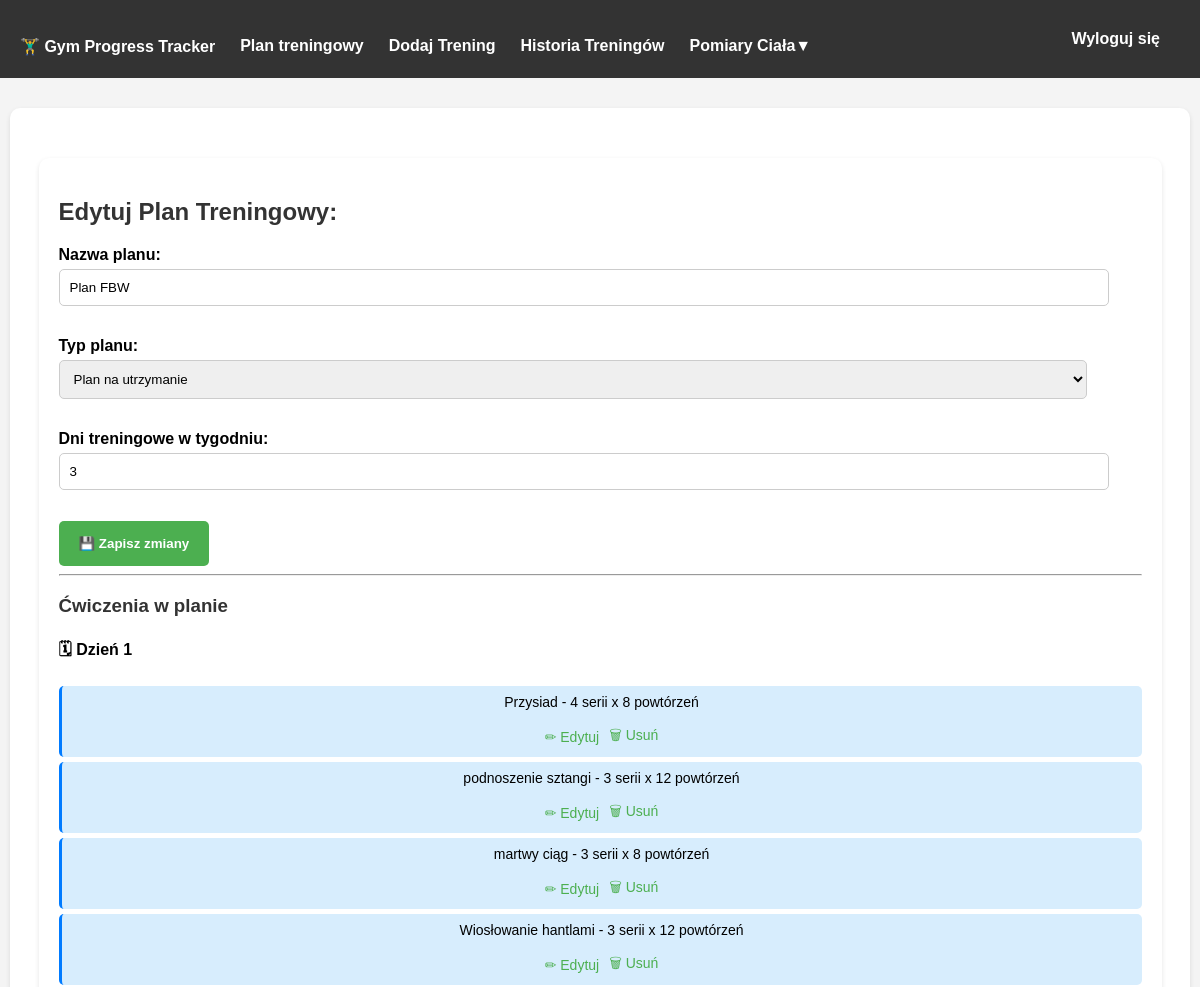
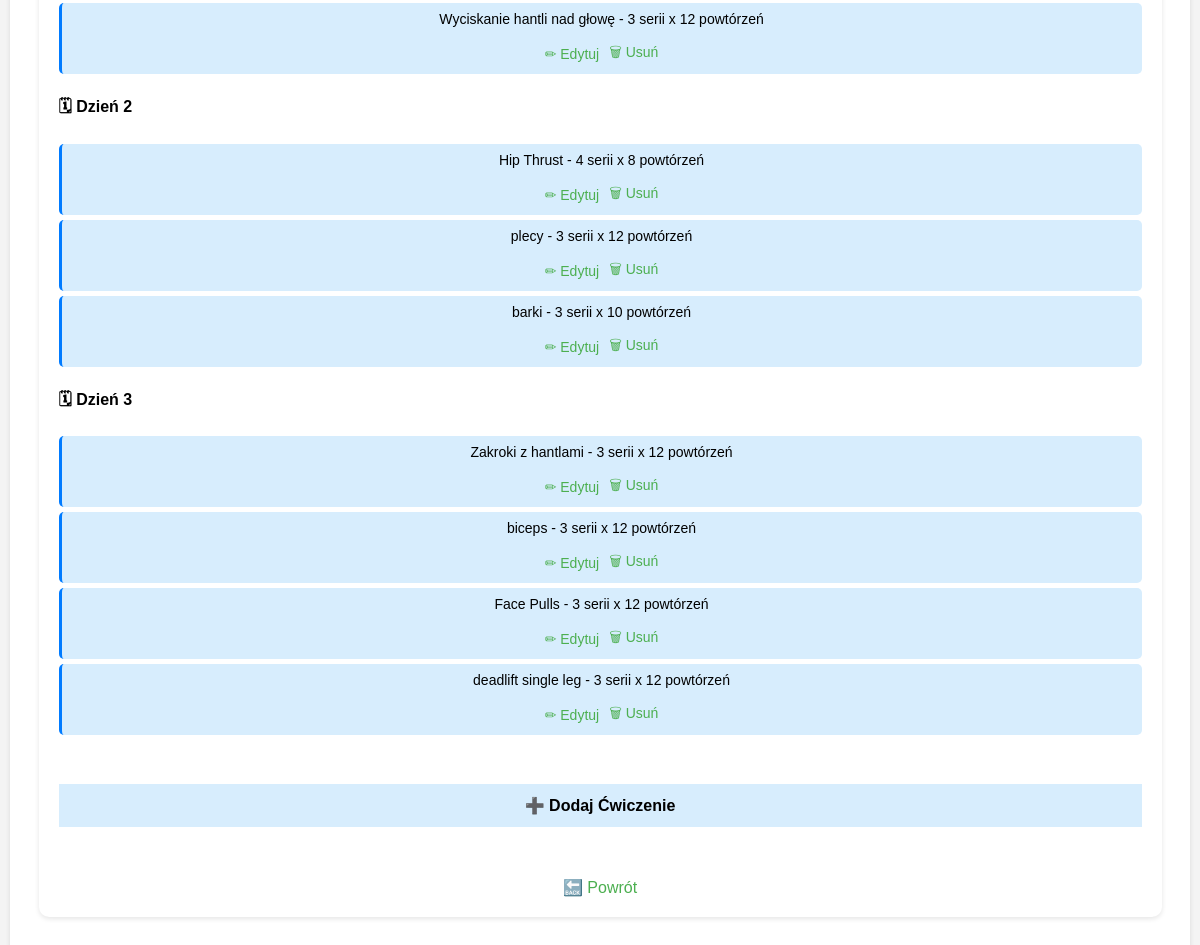
Screenshot of /edytuj_plan/1/ (signed in) with the database file from the repository (2 pictures, top to bottom).
### tracker/models.py (models this page shows, shortened)
class TrainingPlan(models.Model):
    PLAN_TYPE_CHOICES = [
        ('masa', 'Plan na masę'),
        ('redukcja', 'Plan na redukcję'),
        ('utrzymanie', 'Plan na utrzymanie'),
    ]
    user = models.ForeignKey(User, on_delete=models.CASCADE)
    name = models.CharField(max_length=100)
    plan_type = models.CharField(max_length=20, choices=PLAN_TYPE_CHOICES)
    days_per_week = models.IntegerField(
        validators=[MinValueValidator(1), MaxValueValidator(7)],
        verbose_name='Dni treningowe w tygodniu'
    )

class TrainingDay(models.Model):
    plan = models.ForeignKey("TrainingPlan", on_delete=models.CASCADE, related_name="training_days")
    day_number = models.IntegerField()

class Exercise(models.Model):
    training_day = models.ForeignKey(TrainingDay, on_delete=models.CASCADE, null=True, blank=True, related_name='exercises')
    nazwa = models.CharField(max_length=100, verbose_name="Nazwa ćwiczenia", default="cwiczenie")
    serie = models.IntegerField(verbose_name="Liczba serii", default= 3)
    powtorzenia = models.IntegerField(verbose_name="Liczba powtórzeń", default= 12)

### tracker/views.py (the view)
# urls.py: path("edytuj_plan/<int:plan_id>/", edit_training_plan, name="edit_training_plan"),
@login_required
def edit_training_plan(request, plan_id):
    plan = get_object_or_404(TrainingPlan, id=plan_id)
    exercises = Exercise.objects.filter(training_day__plan=plan)  # Pobierz ćwiczenia przypisane do planu
    if request.method == "POST":
        form = TrainingPlanForm(request.POST, instance=plan)
        if form.is_valid():
            form.save()
            return redirect("training_plans")  # Po edycji wracamy do listy planów
    else:
        form = TrainingPlanForm(instance=plan)
    return render(request, "tracker/edit_training_plan.html", {
        "form": form,
        "plan": plan,
        "exercises": exercises,
    })

### tracker/forms.py (shortened to what this page needs)
class TrainingPlanForm(forms.ModelForm):
    class Meta:
        model = TrainingPlan
        fields = ['name', 'plan_type', 'days_per_week']
        labels = {
            'name': 'Nazwa planu',
            'plan_type': 'Typ planu',
            'days_per_week': 'Dni treningowe w tygodniu',
        }
        widgets = {
            'days_per_week': forms.NumberInput(attrs={'min': 1, 'max': 7, 'required': 'required'}),
        }

### tracker/templates/tracker/edit_training_plan.html (shortened to what this page needs)
{% extends "tracker/base.html" %}
{% block content %}
<div class="container">
    <h2>Edytuj Plan Treningowy: {{ plan.nazwa }}</h2>
    <form method="post">
        {{ form.as_p }}
        <button type="submit" class="btn btn-success">💾 Zapisz zmiany</button>
    </form>
    <hr>
    <h3>Ćwiczenia w planie</h3>
    {% if plan.training_days.all %}
        {% for day in plan.training_days.all %}
            <div class="day-section p-3 mb-3 border rounded bg-light">
                <h4 class="fw-bold">🗓 Dzień {{ day.day_number }}</h4>
                <ul class="list-group">
                    {% for exercise in day.exercises.all %}
                        <li class="list-group-item d-flex justify-content-between align-items-center">
                            <span class="fw-bold">{{ exercise.nazwa }} - {{ exercise.serie }} serii x {{ exercise.powtorzenia }} powtórzeń</span>
                            <div style="display: flex; gap: 10px; align-items: center;">
                                <a href="{% url 'edit_exercise' exercise.id %}" class="btn btn-warning btn-sm">✏ Edytuj</a>
                                <a href="{% url 'delete_exercise' exercise.id %}" class="btn btn-danger btn-sm">🗑 Usuń</a>
                            </div>
                        </li>
                    {% empty %}
                        <li class="list-group-item">Brak ćwiczeń dla tego dnia.</li>
                    {% endfor %}
                </ul>
            </div>
        {% endfor %}
    {% else %}
        <p>Brak ćwiczeń w tym planie.</p>
    {% endif %}
    <br>
    <a href="{% url 'add_exercise_to_plan' plan.id %}" class="btn btn-primary">➕ Dodaj Ćwiczenie</a>
    <br><br>
    <a href="{% url 'training_plans' %}" class="btn btn-secondary">🔙 Powrót</a>
</div>
{% endblock %}

### tracker/templates/tracker/base.html (shortened to what this page needs)
<!DOCTYPE html>
<html lang="pl">
<head>
</head>
<body>
    <div class="navbar">
        <div class="nav-left">
            <a href="{% url 'dashboard' %}">🏋️‍♂️ Gym Progress Tracker</a>
            {% if user.is_authenticated %}
                <a href="{% url 'training_plans' %}">Plan treningowy</a>
                <a href="{% url 'add_workout' %}">Dodaj Trening</a>
                <a href="{% url 'workout_history' %}">Historia Treningów</a>
                <div class="dropdown">
                    <a href="{% url 'progress' %}">Pomiary Ciała▼</a>
                </div>
            {% endif %}
        </div>
        <div class="nav-right">
            {% if user.is_authenticated %}
            <form method="POST" action="{% url 'logout' %}" style="display: inline;">
                <button type="submit" class="btn btn-danger">Wyloguj się</button>
            </form>
            {% else %}
                <a href="{% url 'login' %}">Zaloguj się</a>
                <a href="{% url 'register' %}">Rejestracja</a>
            {% endif %}
        </div>
    </div>
    <div class="container">
        {% block content %}{% endblock %}
    </div>
</body>
</html>

### rows the page displays
TrainingPlan: name "Plan FBW", plan_type "Plan na utrzymanie", days_per_week "3"
TrainingDay: day_number "1"
Exercise: nazwa "Przysiad", serie "4", powtorzenia "8"
Exercise: nazwa "podnoszenie sztangi", serie "3", powtorzenia "12"
Exercise: nazwa "martwy ciąg", serie "3", powtorzenia "8"
Exercise: nazwa "Wiosłowanie hantlami", serie "3", powtorzenia "12"
Exercise: nazwa "Wyciskanie hantli nad głowę", serie "3", powtorzenia "12"
TrainingDay: day_number "2"
Exercise: nazwa "Hip Thrust", serie "4", powtorzenia "8"
Exercise: nazwa "plecy", serie "3", powtorzenia "12"
Exercise: nazwa "barki", serie "3", powtorzenia "10"
TrainingDay: day_number "3"
Exercise: nazwa "Zakroki z hantlami", serie "3", powtorzenia "12"
Exercise: nazwa "biceps", serie "3", powtorzenia "12"
Exercise: nazwa "Face Pulls", serie "3", powtorzenia "12"
Exercise: nazwa "deadlift single leg", serie "3", powtorzenia "12"
